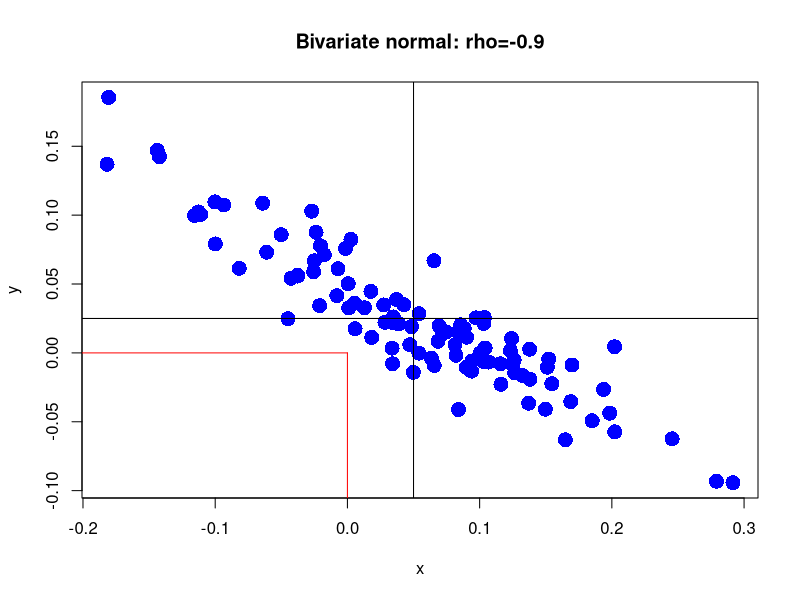

Here is the R script that generated this plot:
library(mvtnorm)

# Standard deviations and correlation
sig_x <- 0.10
sig_y <- 0.05
rho_xy <- -0.9
# Covariance between X and Y
sig_xy <- rho_xy * sig_x * sig_y
# Covariance matrix
Sigma_xy <- matrix(c(sig_x^2, sig_xy, sig_xy, sig_y^2), nrow = 2, ncol = 2)

# Means
mu_x <- 0.05
mu_y <- 0.025
# Simulate 100 observations
set.seed(123)  # for reproducibility
xy_vals <- rmvnorm(100, mean=c(mu_x, mu_y), sigma = Sigma_xy)
head(xy_vals)

# Create scatterplot
plot(xy_vals[, 1], xy_vals[, 2], pch = 16, cex = 2, col = "blue", 
     main = "Bivariate normal: rho=-0.9", xlab = "x", ylab = "y")
# Add lines
abline(h = mu_y, v = mu_x)
# Add line segments
segments(x0 = 0, y0 = -1e10, x1 = 0, y1 = 0, col="red")
segments(x0 = -1e10, y0 = 0, x1 = 0, y1 = 0, col="red")

# Compute joint probability
pmvnorm(lower = c(-Inf, -Inf), upper = c(0, 0), 
        mean = c(mu_x, mu_y), sigma = Sigma_xy)
